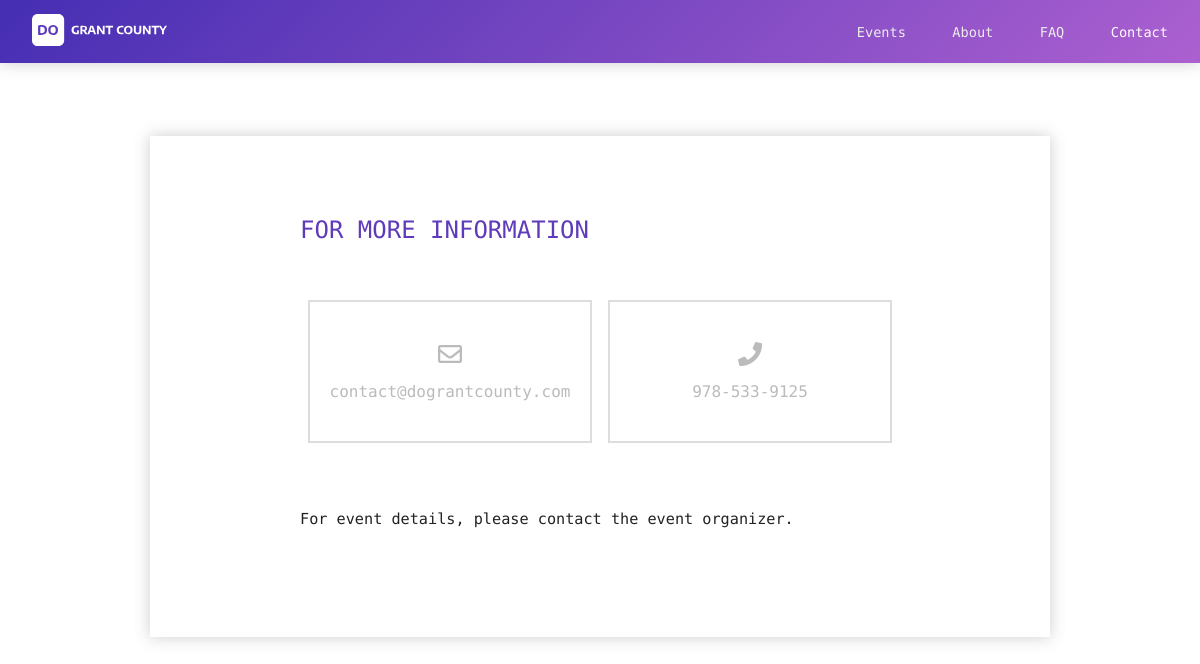
The app's page /contact with its own data.
### tables this page shows
CREATE TABLE setting
(
  id              VARCHAR(14) PRIMARY KEY, /* random */
  about_title     TEXT NOT NULL,
  about_content   TEXT NOT NULL,
  faq_title       TEXT NOT NULL,
  faq_content     TEXT DEFAULT NULL,
  contact_title   TEXT NOT NULL,
  contact_email   TEXT NOT NULL,
  contact_phone   TEXT NOT NULL,
  contact_content TEXT NOT NULL,
  created_at      DATETIME DEFAULT CURRENT_TIMESTAMP
);

### dograntcounty.py (the view)
@app.route('/contact', methods=["GET", "POST"])
def contact():
    setting = db.setting()
    return render_template('contact.html', setting=setting)

### db.py (called while the page is built)
def connect_db():
    db_path = os.path.join(dograntcounty.app.root_path, DATABASE)
    connection = sqlite3.connect(db_path)
    connection.row_factory = sqlite3.Row
    return connection

def open_db_connection():
    g.db = connect_db()

def close_db_connection():
    db = getattr(g, 'db', None)
    if db is not None:
        db.close()

def setting():
    return g.db.execute('SELECT * FROM setting WHERE id = ?',('dograntcounty',)).fetchone()

### dograntcounty.py (called while the page is built)
@app.before_request
def before():
    db.open_db_connection()
    session.permanent = False

@app.teardown_request
def after(exception):
    db.close_db_connection()

### templates/contact.html (shortened to what this page needs)
{% extends 'base.html' %}
{% block content %}
    <div class="header">
        <div class="flex-box max-width margin-center margin-side">
            <div class="flex flex-center logo-bar">
                <a href="{{ url_for('index') }}"><img class="logo" alt="DO GRANTCOUNTY" src="/static/img/logo-white.svg"></a>
            </div>
            <div class="flex flex-center menu-bar desktop">
                <div class="menu"><a href="{{ url_for('events') }}">Events</a></div>
                <div class="menu"><a href="{{ url_for('about') }}">About</a></div>
                <div class="menu"><a href="{{ url_for('faq') }}">FAQ</a></div>
                <div class="menu now"><a href="{{ url_for('contact') }}">Contact</a></div>
            </div>
        </div>
    </div>
    <div class="background desktop">
    </div>
    <div class="page max-width margin-center">
        <div class="contact">
            <h2>{{ setting.contact_title }}</h2>
            <div class="information flex-box-700 margin-center">
                <div class="email"><a href="mailto:{{ setting.contact_email }}"><i class="far fa-envelope"></i> {{ setting.contact_email }}</a></div>
                <div class="phone"><a href="tel:{{ setting.contact_phone }}"><i class="fas fa-phone"></i> {{ setting.contact_phone }}</a></div>
            </div>
            {% if setting.contact_content != '' %}
            <p>{{ setting.contact_content }}</p>
            {% endif %}
        </div>
    </div>
{% endblock %}

### static/css/style.css (style rules this page uses)
*, *:before, *:after { transition: all 0.3s ease-out; }
html { -webkit-box-sizing: border-box; -moz-box-sizing: border-box; box-sizing: border-box; }
body { font-family: 'Encode Sans Semi Expanded', sans-serif; font-weight: 300; color: #222; padding: 0; margin: 0; min-height: 100%; }
a { color: inherit; text-decoration: none; }
.max-width { max-width: 1200px; }
.margin-center { margin: 0 auto; }
.flex-box { display: flex; }
.flex-box-700 { display: flex; }
.flex { flex: 1; }
.flex-center { align-self: center; }
.desktop { display: inline-block; }
.background { position: fixed; bottom: 0; z-index: -99; height: 100%; width: 100%; }
.header { position: fixed; width: 100%; top: 0; left: 0; background: #452eb3; background: -moz-linear-gradient(-45deg, #452eb3 0%, #ac60d0 100%); background: -webkit-linear-gradient(-45deg, #452eb3 0%,#ac60d0 100%); background: linear-gradient(135deg, #452eb3 0%,#ac60d0 100%); filter: progid:DXImageTransform.Microsoft.gradient( startColorstr='#452eb3', endColorstr='#ac60d0',GradientType=1 ); -webkit-box-shadow: 0px 0px 15px 0px rgba(89,89,89,0.3); -moz-box-shadow: 0px 0px 15px 0px rgba(89,89,89,0.3); box-shadow: 0px 0px 15px 0px rgba(89,89,89,0.3); z-index: 9999; }
.logo-bar { text-align: left; padding: 0.8rem 0; vertical-align: middle; }
.logo-bar .logo { height: 2.4rem; margin: 0; margin-top: 0.1rem; }
.menu-bar { text-align: right; vertical-align: middle; padding: 0.8rem 0; }
.menu { display: inline-block; margin-left: 2.5rem; font-size: 0.9rem; font-weight: 400; color: #ededed; }
.menu.now { color: #fff; font-weight: 500; }
.page { margin-top: 9rem; text-align: center; }
.faq, .contact, .about { margin: 0 auto; margin-bottom: 17rem; padding: 0; padding-top: 2rem; padding-bottom: 5rem; -webkit-box-shadow: 0px 0px 15px 0px rgba(89,89,89,0.3); -moz-box-shadow: 0px 0px 15px 0px rgba(89,89,89,0.3); box-shadow: 0px 0px 15px 0px rgba(89,89,89,0.3); max-width: 900px; background: #fff; }
.faq p, .contact p { margin: 0 auto; padding: 1.5rem 0; line-height: 1.7; text-align: left; max-width: 600px; font-size: 0.95rem; width: 85%; }
.contact .information { padding: 2rem 0; padding-top: 0; max-width: 600px; }
.contact .email, .contact .phone { padding: 2.5rem 0.5rem; width: 100%; margin: 0.5rem; font-size: 1rem; font-weight: 400; color: #bbb; border: 2px solid #ddd; transition: all 0.3s ease-out, color 0s; }
.contact i { display: block; font-size: 1.5rem; margin-bottom: 1rem; transition: color 0s; }
h2 { font-size: 1.5rem; color: #5F3BBA; font-weight: 300; text-align: left; max-width: 600px; margin: 3rem auto; text-transform: uppercase; }
@media all and (max-width: 1300px) and (min-width: 50px) { .logo-bar { text-align: left; padding: 0.8rem 0; vertical-align: middle; } }
@media all and (max-width: 1300px) and (min-width: 50px) { .logo-bar .logo { height: 2rem; margin: 0; margin-top: 0.1rem; } }
@media all and (max-width: 1300px) and (min-width: 50px) { .menu-bar { padding: 0.5rem 0; } }
@media all and (max-width: 1300px) and (min-width: 50px) { .page { margin-top: 8.5rem; } }
@media all and (max-width: 1300px) and (min-width: 50px) { .menu { margin-left: 2.3rem; font-size: 0.85rem; } }
@media all and (max-width: 1250px) and (min-width: 50px) { .margin-side { margin: 0 2rem; } }

### records on screen
setting: contact_title "FOR MORE INFORMATION", contact_email "contact@dograntcounty.com", contact_phone "978-533-9125", contact_content "For event details, please contact the event organizer."
